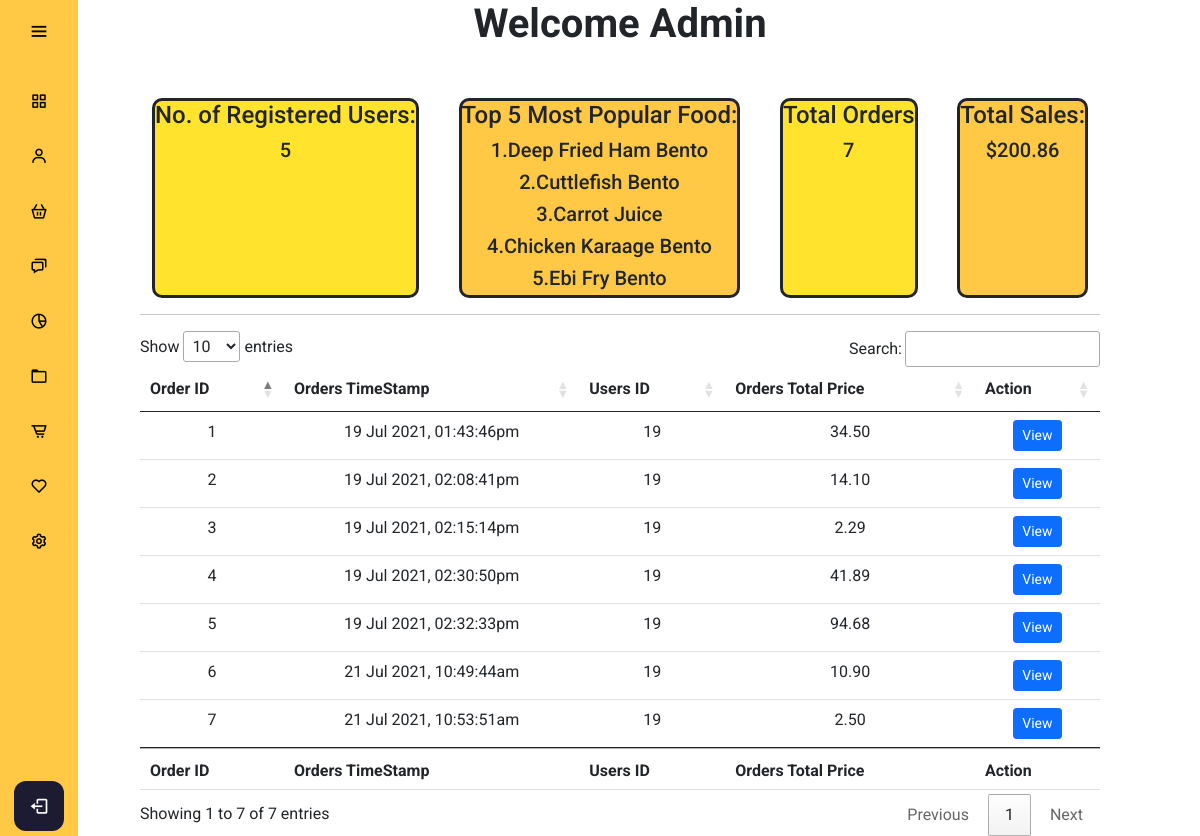
The page /admin/adminmanagement.php on the database its author committed.
### tables this page shows
CREATE TABLE `orders` (
  `orders_id` int(11) NOT NULL,
  `orders_totalprice` decimal(10,2) NOT NULL,
  `orders_timestamp` timestamp NOT NULL DEFAULT CURRENT_TIMESTAMP ON UPDATE CURRENT_TIMESTAMP,
  `orders_address` varchar(256) NOT NULL,
  `users_id` int(11) NOT NULL
);

CREATE TABLE `users` (
  `users_id` int(11) NOT NULL,
  `users_name` varchar(255) NOT NULL,
  `users_email` varchar(255) NOT NULL,
  `users_password` varchar(128) NOT NULL,
  `users_address` text,
  `users_phone` varchar(11) DEFAULT NULL,
  `users_age` int(3) DEFAULT NULL,
  `users_gender` smallint(6) DEFAULT NULL,
  `users_permission` smallint(6) NOT NULL DEFAULT '0',
  `users_joindate` timestamp NOT NULL DEFAULT CURRENT_TIMESTAMP ON UPDATE CURRENT_TIMESTAMP
);

### config/db.php (called while the page is built, shortened)
<?php
class DB {
  protected static $mdb = null;
  public static function getMDB() {
    $mdb = DB::$mdb;
    if ($mdb === null) {
      $mdb = DB::$mdb = new MeekroDB();
    }
    $mdb->sync_config();
    return $mdb;
  }
  public static function query() { $args = func_get_args(); return call_user_func_array(array(DB::getMDB(), 'query'), $args); }
  public static function count() { $args = func_get_args(); return call_user_func_array(array(DB::getMDB(), 'count'), $args); }
}
class MeekroDB {
  public $encoding = 'latin1';
  public $param_char = '%';
  public $named_param_seperator = '_';
  public $connect_options = array(MYSQLI_OPT_CONNECT_TIMEOUT => 30);
  public $internal_mysql = null;
  public $num_rows = 0;
  public function __construct($host=null, $user=null, $password=null, $dbName=null, $port=null, $encoding=null, $socket=null)  {
    if ($encoding === null) $encoding = DB::$encoding;
    $this->encoding = $encoding;
  }
  public function get() {
    $mysql = $this->internal_mysql;
    if (!($mysql instanceof MySQLi)) {
      $mysql = new mysqli();
      foreach ($this->connect_options as $key => $value) {
        $mysql->options($key, $value);
      }
      $mysql->set_charset($this->encoding);
      $this->internal_mysql = $mysql;
    }
    return $mysql;
  }
  public function count() { $args = func_get_args(); return call_user_func_array(array($this, 'numRows'), $args); }
  public function numRows() { return $this->num_rows; }
  protected function preparseQueryParams() {
    $args = func_get_args();
    $sql = trim(strval(array_shift($args)));
    $args_all = $args;
    if (count($args_all) == 0) return array($sql);
    $param_char_length = strlen($this->param_char);
    $named_seperator_length = strlen($this->named_param_seperator);
    $types = array(
      $this->param_char . 'll',
      $this->param_char . 'ls',
      $this->param_char . 'l',
      $this->param_char . 'li',
      $this->param_char . 'ld',
      $this->param_char . 'lb',
      $this->param_char . 'lt',
      $this->param_char . 's',
      $this->param_char . 'i',
      $this->param_char . 'd',
      $this->param_char . 'b',
      $this->param_char . 't',
      $this->param_char . '?',
      $this->param_char . 'l?',
      $this->param_char . 'll?',
      $this->param_char . 'hc',
      $this->param_char . 'ha',
      $this->param_char . 'ho',
      $this->param_char . 'ss',
      $this->param_char . 'ssb',
      $this->param_char . 'sse',
    );
    $posList = array();
    foreach ($types as $type) {
      $lastPos = 0;
      while (($pos = strpos($sql, $type, $lastPos)) !== false) {
        $lastPos = $pos + 1;
        $posList[$pos] = $type;
      }
    }
    ksort($posList);
    $chunkyQuery = array();
    $pos_adj = 0;
    foreach ($posList as $pos => $type) {
      $type = substr($type, $param_char_length);
      $length_type = strlen($type) + $param_char_length;
      $new_pos = $pos + $pos_adj;
      $new_pos_back = $new_pos + $length_type;
      $arg_number_length = 0;
      if ($arg_number_length = strspn($sql, '0123456789', $new_pos_back)) {
        $arg_number = substr($sql, $new_pos_back, $arg_number_length);
        if (! array_key_exists($arg_number, $args_all)) return $this->nonSQLError("Non existent argument reference (arg $arg_number): $sql");
        $arg = $args_all[$arg_number];
      } else {
        $arg = array_shift($args);
      }
      if ($new_pos > 0) $chunkyQuery[] = substr($sql, 0, $new_pos);
      if (is_object($arg) && ($arg instanceof WhereClause)) {
        list($clause_sql, $clause_args) = $arg->textAndArgs();
        array_unshift($clause_args, $clause_sql);
        $preparsed_sql = call_user_func_array(array($this, 'preparseQueryParams'), $clause_args);
        $chunkyQuery = array_merge($chunkyQuery, $preparsed_sql);
      } else {
        $chunkyQuery[] = array('type' => $type, 'value' => $arg);
      }
      $sql = substr($sql, $new_pos_back + $arg_number_length);
      $pos_adj -= $new_pos_back + $arg_number_length;
    }
    return $chunkyQuery;
  }
  protected function intval($var) {
    if (PHP_INT_SIZE == 8) return intval($var);
    return floor(doubleval($var));
  }
  public function parseQueryParams() {
    $args = func_get_args();
    $chunkyQuery = call_user_func_array(array($this, 'preparseQueryParams'), $args);
    $query = '';
    foreach ($chunkyQuery as $chunk) {
      if (is_string($chunk)) {
        $query .= $chunk;
        continue;
      }
      $type = $chunk['type'];
      $arg = $chunk['value'];
      $result = '';
      if ($type == 's') $result = $this->escape($arg);
      else if ($type == 'i') $result = $this->intval($arg);
      $query .= $result;
    }
    return $query;
  }
  protected function prependCall($function, $args, $prepend) { array_unshift($args, $prepend); return call_user_func_array($function, $args); }
  public function query() { $args = func_get_args(); return $this->prependCall(array($this, 'queryHelper'), $args, 'assoc'); }
  protected function queryHelper() {
    $args = func_get_args();
    $type = array_shift($args);
    $db = $this->get();
    $is_buffered = true;
    $row_type = 'assoc';
    $full_names = false;
    $sql = call_user_func_array(array($this, 'parseQueryParams'), $args);
    $result = $db->query($sql, $is_buffered ? MYSQLI_STORE_RESULT : MYSQLI_USE_RESULT);
    if ($is_buffered && ($result instanceof MySQLi_Result)) $this->num_rows = $result->num_rows;
    else $this->num_rows = null;
    $return = array();
    while ($row = ($row_type == 'assoc' ? $result->fetch_assoc() : $result->fetch_row())) {
      $return[] = $row;
    }
    return $return;
  }
}
?>

### config/functions.php (called while the page is built, shortened)
<?php
function displayDate($date){
    return date('d M Y', strtotime($date));
}
function displayTime($date){
    return date('h:i:sa', strtotime($date));
}
?>

### admin/adminmanagement.php (the view, shortened to what this page needs)
<?php
include "../config/db.php";
include "../config/functions.php";
?>
<!DOCTYPE html>
<html lang="en" dir="ltr">
  <head>
    <link rel="stylesheet" href="adminstyle.css">
    <link href='https://unpkg.com/boxicons@2.0.7/css/boxicons.min.css' rel='stylesheet'>
    <link href="https://cdn.jsdelivr.net/npm/bootstrap@5.0.0-beta3/dist/css/bootstrap.min.css" rel="stylesheet">
    <link rel="stylesheet" href="https://cdn.jsdelivr.net/npm/bootstrap-icons@1.4.1/font/bootstrap-icons.css">
    <link rel="stylesheet" href="https://cdn.datatables.net/1.10.25/css/jquery.dataTables.min.css">
   </head>
<body>
  <?php
  include "adminheader.php";
  ?>
  <main class="home_content">
    <h1><strong>Welcome Admin</strong></h1>
    <div class="container">
      <div class="users">
        <h4>No. of Registered Users:</h4>
          <div class="result">
            <h5>
              <?php
              $noofRegUsersCount = DB::count();
              echo $noofRegUsersCount;
              ?>
            </h5>
          </div>
      </div>
      <div class="food">
        <h4>Top 5 Most Popular Food:</h4>
          <div class="result">
            <?php
            $food_name = Array();
            $food_qty = Array();
            $getOrdersQuery = DB::query("SELECT * FROM orderdetails
                                            INNER JOIN food
                                            ON orderdetails.food_id = food.food_id
                                            ");
            foreach($getOrdersQuery as $getOrdersResult) {
                array_push($food_name, $getOrdersResult['food_name']);
                array_push($food_qty, $getOrdersResult['orderdetails_qty']);
            }
            $result = array_unique($food_name);
            $result = array_combine($result, array_fill(0, count($result), 0));
            foreach($food_name as $k=>$v) {
                $result[$v] += $food_qty[$k];
              }
              arsort($result);
              $newArray = array_slice($result, 0, 5, true);
              $count = 1;
              foreach(array_keys($newArray) as $newArrayKeyNames) {
                  echo "<h5>".$count.".".ucwords($newArrayKeyNames)."</h5>";
                  $count++;
              }
            ?>
          </div>
      </div>
      <div class="orders">
        <h4>Total Orders </h4>
          <div class="result">
            <?php
            $getTotalOrderCount = db::query("SELECT * FROM orders");
            $getTotalOrderCountResult = db::count();
            ?>
            <h5><?php echo $getTotalOrderCountResult ?></h5>
          </div>
      </div>
      <div class="totalsales">
        <h4>Total Sales:</h4>
          <div class="result">
            <?php
            $totalsales = 0;
            foreach ($getTotalOrderCount as $getTotalResult ) {
                $totalsales += $getTotalResult['orders_totalprice'];
            }
            ?>
            <h5>$<?php echo $totalsales ?></h5>
          </div>
      </div>
    </div><hr>
    <table id="myTable" class="table table-hover">
        <thead>
            <tr>
            <th scope="col">Order ID</th>
            <th scope="col">Orders TimeStamp</th>
            <th scope="col">Users ID</th>
            <th scope="col">Orders Total Price</th>
            <th scope="col">Action</th>
            </tr>
        </thead>
        <tbody>
        <?php
        $getOrderQuery = DB::query("SELECT * FROM orders
                                    INNER JOIN users
                                    ON orders.users_id = users.users_id
                                    ORDER BY orders_id DESC");
        foreach($getOrderQuery as $getOrderResult){
        ?>
            <tr class="orderdata orderdata<?php echo $getOrderResult['orders_id']; ?>">
              <td class="orderid"><?php echo $getOrderResult['orders_id']; ?></td>
              <td class="ordertime"><?php echo displayDate($getOrderResult['orders_timestamp']) . ", " . displayTime($getOrderResult['orders_timestamp']); ?></td>
              <td class="orderuserid"><?php echo $getOrderResult['users_id']; ?></td>
              <td class="ordersprice"><?php echo $getOrderResult['orders_totalprice']; ?></td>
              <td><button type="button" class="btn btn-primary btn-sm viewOrder" value="viewOrder" data-id="<?php echo $getOrderResult['orders_id']; ?>" data-bs-toggle="modal" data-bs-target="#orderinfo<?php echo $getOrderResult['orders_id']; ?>" >View</button>
              </td>
            </tr>
        <?php
        }
        ?>
        </tbody>
        <tfoot>
          <tr>
            <th scope="col">Order ID</th>
            <th scope="col">Orders TimeStamp</th>
            <th scope="col">Users ID</th>
            <th scope="col">Orders Total Price</th>
            <th scope="col">Action</th>
          </tr>
        </tfoot>
    </table>
  </main>
</body>
</html>

### admin/adminstyle.css (style rules this page uses)
* { margin: 0; padding: 0; box-sizing: border-box; font-family: "Roboto" , sans serif; }
body { position: relative; min-height: 100vh; width: 100%; overflow: scroll; }
.home_content { position: absolute; height: 100%; width: 80%; text-align: center; left: 140px; background: none; box-shadow: 0 5px 10px rgba(0,0,0,0.2px); transition: all 0.5s ease; justify-content: space-between; }
button { border-radius: 5px; background-color: #fff; }
.container { display: flex; justify-content: space-between; height:200px; margin-top: 50px; }
.users, .food, .orders, .totalsales, .dailysales { border: solid; height: 100%; border-radius: 10px; }
.users, .orders, .dailysales { background-color: #FFE32C; }
.food, .totalsales { background-color: #ffc845; }

### rows shown on the page
orders: orders_id "7", orders_timestamp "21 Jul 2021", orders_timestamp "10:53:51am", users.users_id "19", orders_totalprice "2.50"
orders: orders_id "6", orders_timestamp "21 Jul 2021", orders_timestamp "10:49:44am", users.users_id "19", orders_totalprice "10.90"
orders: orders_id "5", orders_timestamp "19 Jul 2021", orders_timestamp "02:32:33pm", users.users_id "19", orders_totalprice "94.68"
orders: orders_id "4", orders_timestamp "19 Jul 2021", orders_timestamp "02:30:50pm", users.users_id "19", orders_totalprice "41.89"
orders: orders_id "3", orders_timestamp "19 Jul 2021", orders_timestamp "02:15:14pm", users.users_id "19", orders_totalprice "2.29"
orders: orders_id "2", orders_timestamp "19 Jul 2021", orders_timestamp "02:08:41pm", users.users_id "19", orders_totalprice "14.10"
orders: orders_id "1", orders_timestamp "19 Jul 2021", orders_timestamp "01:43:46pm", users.users_id "19", orders_totalprice "34.50"

### other values the page prints
$noofRegUsersCount "5"
$newArrayKeyNames "Deep Fried Ham Bento"
$newArrayKeyNames "Cuttlefish Bento"
$newArrayKeyNames "Carrot Juice"
$newArrayKeyNames "Chicken Karaage Bento"
$newArrayKeyNames "Ebi Fry Bento"
$getTotalOrderCountResult "7"
$totalsales "200.86"
